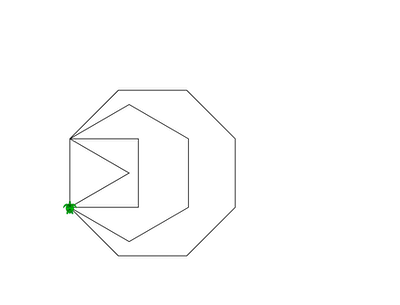

Write the Python code that produced this figure.
from turtle import *
# Beschreibe diese Funktion …
def neck(n, laenge):
  repeat int(n):
    forward(100)
    right(360 / n)

initTurtle()
penUp()
setPos(-190,-80)
penDown()
neck(8, 150)
neck(6, 150)
neck(4, 150)
neck(3, 150)
